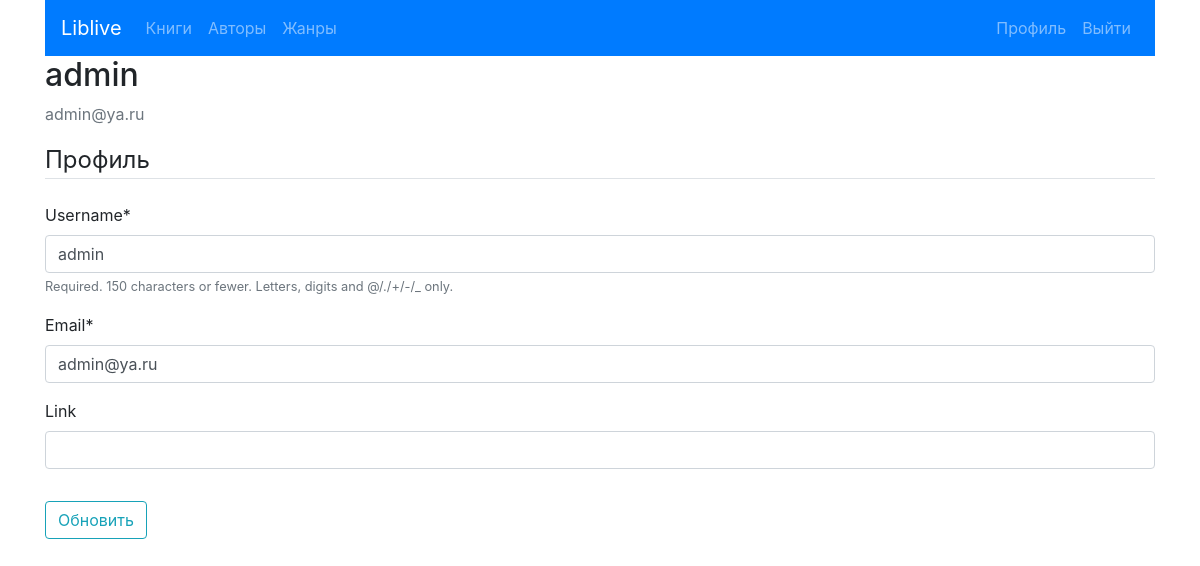
Before: /profile/ (signed in) with the older database file.
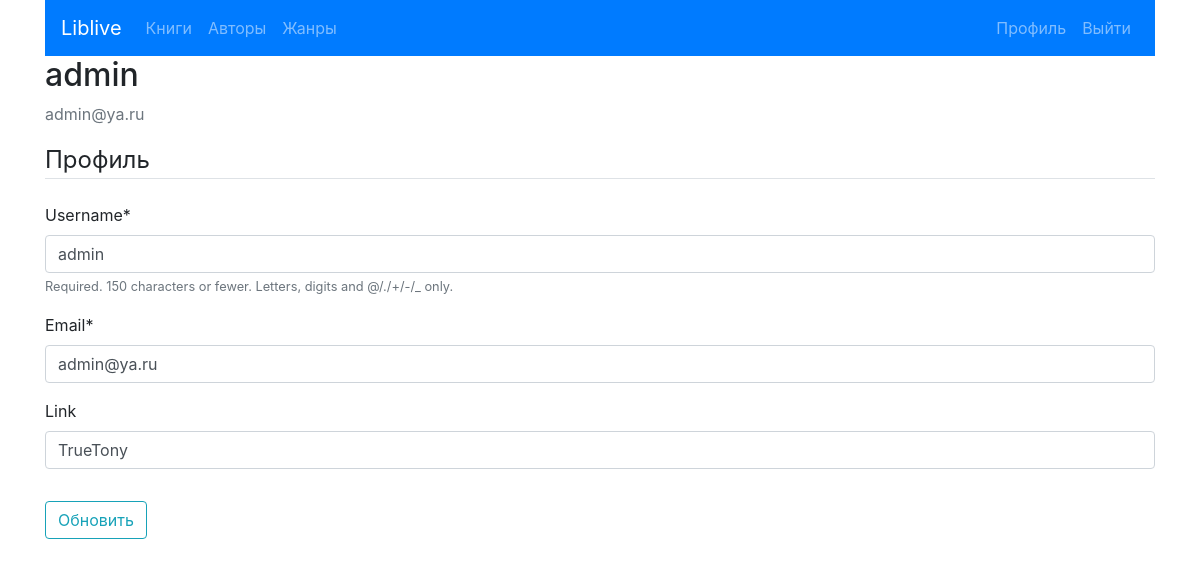
After: the same page with the newer database file.
### users/models.py (models this page shows, shortened)
class Profile(models.Model):
    user = models.OneToOneField(User, on_delete=models.CASCADE)
    link = models.CharField(max_length=200, blank=True)

### users/views.py (the view)
# urls.py: path('profile/', views.profile, name='profile')
@login_required
def profile(request):
    if request.method == 'POST':
        u_form = UserUpdateForm(request.POST, instance=request.user)
        p_form = ProfileUpdateForm(request.POST, instance=request.user.profile)
        if u_form.is_valid() and p_form.is_valid():
            u_form.save()
            p_form.save()
            messages.success(request, f'Ваш профиль обновлён!')
            return redirect('users:profile')
    else:
        u_form = UserUpdateForm(instance=request.user)
        p_form = ProfileUpdateForm(instance=request.user.profile)
    context = {
        'u_form': u_form,
        'p_form': p_form
    }
    return render(request, 'users/profile.html', context)

### users/forms.py
class UserUpdateForm(forms.ModelForm):
    email = forms.EmailField()
    class Meta:
        model = User
        fields = ['username', 'email']

class ProfileUpdateForm(forms.ModelForm):
    class Meta:
        model = Profile
        fields = ['link']

### users/templates/users/profile.html (shortened to what this page needs)
{% extends 'liv/base.html' %}
{% load crispy_forms_tags %}
{% block content %}
    <div class="media-body">
        <h2 class="account-heading">{{ user.username}}</h2>
        <p class="text-secondary">{{ user.email }}</p>
    </div>
    <form method="POST" enctype="multipart/form-data">
            <fieldset class="form-group">
                <legend class="border-bottom mb-4">Профиль</legend>
                {{ u_form|crispy }}
                {{ p_form|crispy }}
            </fieldset>
            <div class="form-group">
                <button class="btn btn-outline-info" type="submit">
                    Обновить
                </button>
            </div>
        </form>
{% endblock %}

### liv/templates/liv/base.html (shortened to what this page needs)
{% load static %}
<!doctype html>
<html>
<head>
    <link rel="stylesheet" href="https://stackpath.bootstrapcdn.com/bootstrap/4.2.1/css/bootstrap.min.css">
    <link rel="stylesheet" href="text/css" href="{% static 'liv/main.css' %}">
</head>
<body>
    <div class="container">
        <nav class="navbar navbar-expand-md navbar-dark bg-primary">
            <a class="navbar-brand" href="{% url 'liv:index' %}">Liblive</a>
            <div class="navbar-collapse collapse" id="collapsingNavbar">
                <ul class="navbar-nav">
                    <li class="nav-item">
                        <a class="nav-link" href="{% url 'liv:books' %}">Книги</a>
                    </li>
                    <li class="nav-item">
                        <a class="nav-link" href="{% url 'liv:authors' %}">Авторы</a>
                    </li>
                    <li class="nav-item">
                        <a class="nav-link" href="{% url 'liv:genres' %}">Жанры</a>
                    </li>
                </ul>
                <ul class="navbar-nav ml-auto">
                    {% if user.is_authenticated %}
                    <li class="nav-item">
                        <a class="nav-link" href="{% url 'users:profile' %}">Профиль</a>
                    </li>
                    <li class="nav-item">
                        <a class="nav-link" href="{% url 'users:logout' %}">Выйти</a>
                    </li>
                    {% endif %}
                </ul>
            </div>
        </nav>
    </div>
    <div class="container">
        {% block content %}
        {% endblock %}
    </div>
  </body>
</html>

Changed rows visible on the page:
changed Profile: link (not shown) → "TrueTony"
